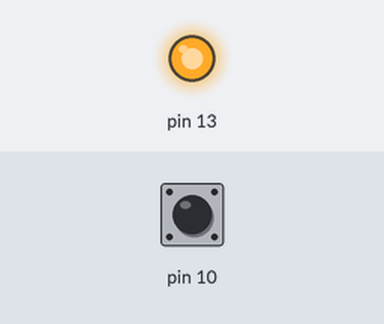
This sketch was run on a simulated Arduino Uno, built with avr-gcc and run on an emulated ATmega328P. Shown: output pins drawn as LEDs (lit = HIGH). Inputs (shaded band) come from the test bench; at power-on: pin 10 HIGH.

Above: at 1.2 s.
1.3 s: pin 10 pulsed LOW 2 times (0.12 s each, 0.3 s apart)
At 2.2 s:
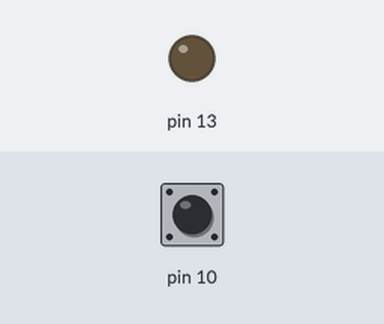
Timing chart, 0 to 4.3 s (numbered marks = the images above; inputs shaded):
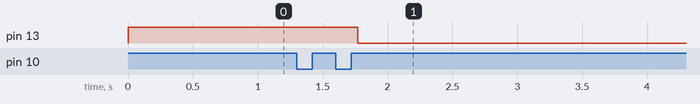

The sketch:

bai1..ino
```cpp
void setup() {

  pinMode(13, OUTPUT);
  digitalWrite(13, 1);
  pinMode(10, INPUT_PULLUP);
}
int a = 0;
void loop() {

  if (digitalRead(10) == 0)
  {
    delay(50);
    while (digitalRead(10) == 0);
    delay(50);
    a = a + 1;


    if (a % 2 == 0)
      digitalWrite(13, !digitalRead(13));
  }
}
```

Measured:
- after the input at 1.3 s, pin 13: HIGH → LOW after 0.47 s
